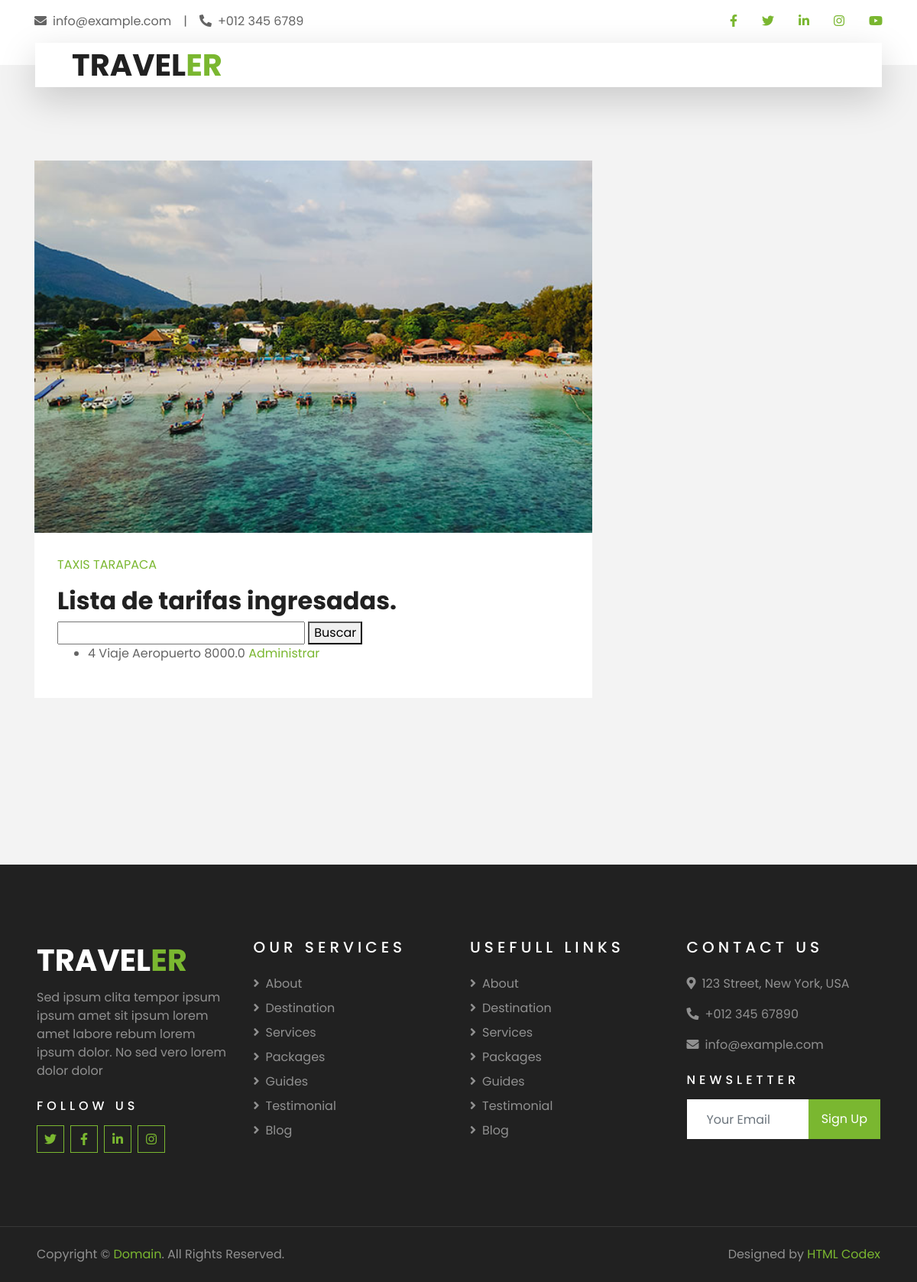
Before: /es/scr_btar/ (signed in) with the older database file.
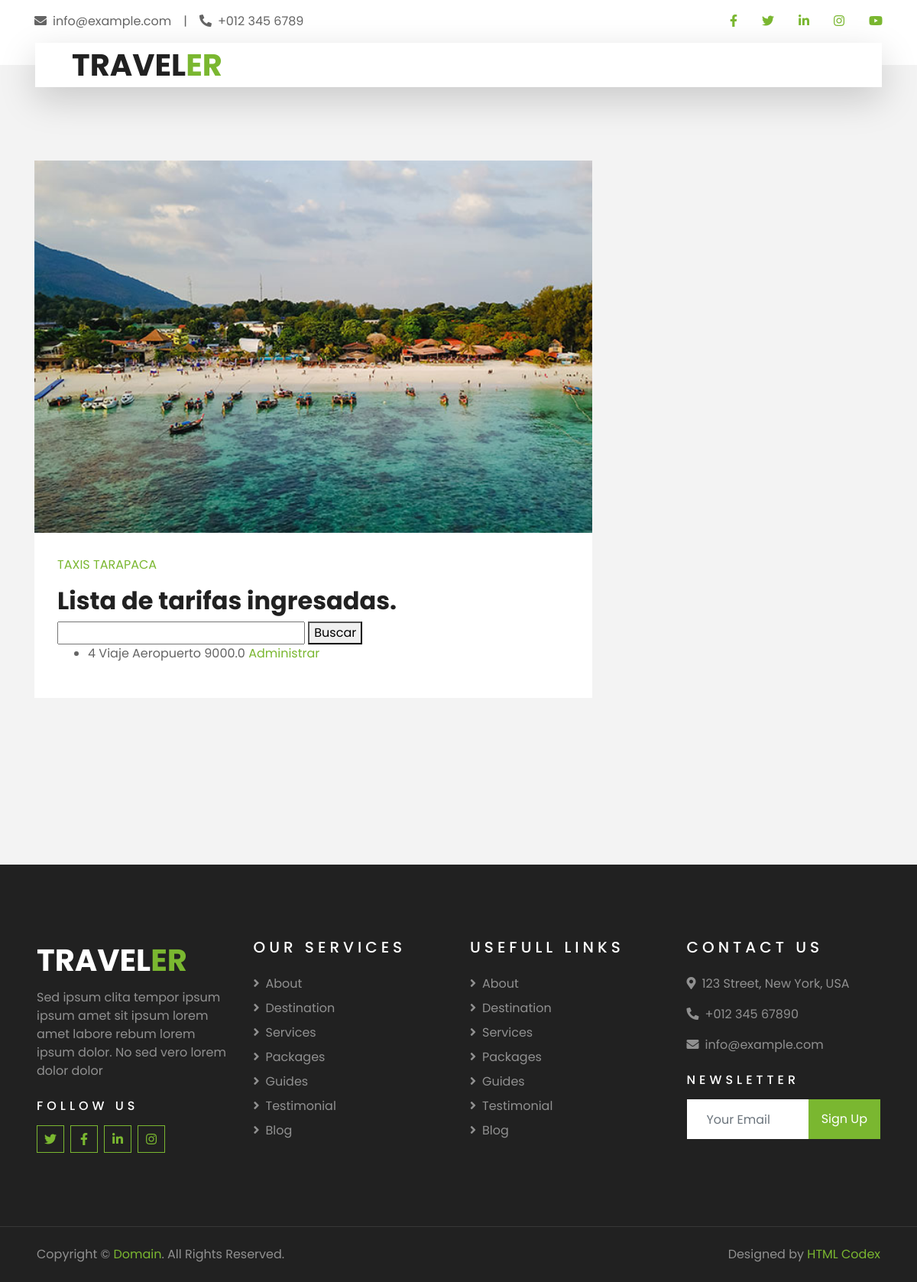
After: the same page with the newer database file.
### Gestion_viajes/models.py (models this page shows, shortened)
class Tarifa(models.Model):
    id = models.AutoField(primary_key=True,unique=True)
    nombre = models.CharField(max_length=54,blank=True,null=True)
    tipo_tarifa = models.ForeignKey(TiposTarifa,on_delete=models.SET_NULL,blank=True,null=True,default=None)
    convenio = models.ForeignKey(Convenio,on_delete=models.SET_NULL,blank=True,null=True,default=None)
    monto_tarifa = models.FloatField(null=True,blank=True)
    deleted_at = models.DateTimeField(null=True,blank=True)
    created_at = models.DateTimeField(null=True,blank=True)

### Gestion_viajes/views.py (the view)
# urls.py: path("scr_btar/",views.scr_buscar_tarifas,name='scr_buscar_tarifas'),
def scr_buscar_tarifas(request):
    usuario = request.session.get('user',None)
    if usuario is not None:
        if request.method == "GET":
            form = BusquedaTarifaForm(request.GET)
            tarifas = Tarifa.objects.filter(deleted_at=None)
            context = {'form':form,'tarifas':tarifas}
            if form.is_valid():
                try:
                    busqueda = form.cleaned_data['busqueda'].lower()
                except:
                    busqueda = form.cleaned_data['busqueda']
                try:
                    tarifas = Tarifa.objects.filter(id=busqueda)
                    context = {'form':form,'tarifas':tarifas}
                except:
                    tarifas = None
                if tarifas is None:
                    try:
                        tarifas = Tarifa.objects.filter(nombre__icontains=busqueda)
                        context = {'form':form,'tarifas':tarifas}
                    except:
                        tarifas = None
                if tarifas is None:
                    tarifas = Tarifa.objects.filter(deleted_at=None)
                    err = "No se encontraron tarifas con la busqueda especificada."
                    context = {'form':form,'tarifas':tarifas,'error':err}
                return render(request,'Gestion_viajes/scr_admin_tarifas.html',context)
            else:
                form = BusquedaTarifaForm()
                tarifas = Tarifa.objects.filter(deleted_at=None)
                context = {'form':form,'tarifas':tarifas}
                return render(request,'Gestion_viajes/scr_admin_tarifas.html',context)
        else:
                form = BusquedaTarifaForm()
                tarifas = Tarifa.objects.filter(deleted_at=None)
                context = {'form':form,'tarifas':tarifas}
                return render(request,'Gestion_viajes/scr_admin_tarifas.html',context)
    else:
        return render(request,'Gestion_viajes/err_frb.html')

### Gestion_viajes/forms.py
class BusquedaTarifaForm(forms.Form):
    busqueda = forms.CharField(label='Buscar Tarifa', max_length=100, required=False)

### Taxis_tarapaca/templates/Gestion_viajes/scr_admin_tarifas.html (shortened to what this page needs)
{% extends "secretarias_page.html" %}
{% load cms_tags %}
{% block content %}
    <div class="taxistas-lista">
        <h2>Lista de tarifas ingresadas.</h2>
        <form method="get" action="{% url 'scr_buscar_tarifas' %}">
            {{ form.busqueda }}
            <button type="submit">Buscar</button>
        </form>
        {% if tarifas %}
            <ul>
                {% for tarifa in tarifas %}
                    <li>{{ tarifa.id }} {{ tarifa.nombre }} {{ tarifa.monto_tarifa }}
                        <a href = "{% url 'scr_ver_datos_tarifa' id_tarifa=tarifa.id %}">Administrar</a>
                    </li>
                {% endfor %}
            </ul>
        {% else %}
            <p>No hay tarifas registradas.</p>
        {% endif %}
    </div>
{% endblock content %}

Changed rows visible on the page:
changed Tarifa "Viaje Aeropuerto": monto_tarifa "8000.0" → "9000.0"
